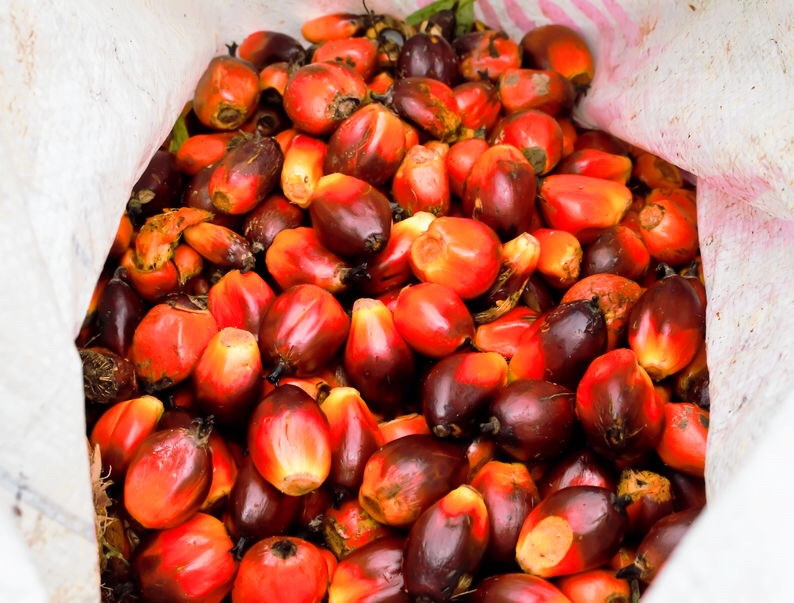
#> input picture PYTHON CODE/scripts/full_image/sawit3.png, 794 x 603 px; its folder holds only this picture in this run
$ python counting_fruit.py --image sawit3.png --raw sawit4.png
#> lines starting #> are read from the running program, lines starting #| are printed output that depends on the picture; after the words box and inside, x2 and y2 are one past the last pixel; in counts of white or black regions, pixels touching at a corner belong together
#!/usr/bin/env python3

# Title: Segmentation of Oil Palm Loose Fruit using Colorspace Technique
# Description: Using different type of colorspace -- RGB and HSV -- to segmenting the loose fruit -- masking
# Author: Universiti Putra Malaysia (FYP)

# import useful library
import numpy as np
import argparse
import cv2

import imutils
from skimage import measure
from imutils import contours

import os

count = 0

# parsing the arguments
ap = argparse.ArgumentParser()
ap.add_argument("-i", "--image", required=True, help="Path to the image")
ap.add_argument("-r", "--raw", required=True, help="Path to save the image")
# ap.add_argument("-r", "--radius", type=int, required=True, help="Radius of Gaussian blur; must be odd")
args = vars(ap.parse_args())

# STEP 1: ================== Load an Image ==================
# read an image
image = cv2.imread(args["image"])
#> image is the input picture: shape (603, 794, 3); mean B, G, R 96.4, 114.4, 185.9

# STEP 1a: ================== Copy Original ==================
image_orig = image.copy()

# STEP 2: ================== ColorSpace ==================
# convert image to hsv
hsv = cv2.cvtColor(image, cv2.COLOR_BGR2HSV)
#> hsv: shape (603, 794, 3); mean H, S, V 36.9, 143.4, 186

# STEP 3: ================== Masking ==================
# Range for lower red
lower_red = np.array([0,120,70])
upper_red = np.array([10,255,255])

# mask1 = cv2.inRange(blurred, lower_red, upper_red)
mask1 = cv2.inRange(hsv, lower_red, upper_red)
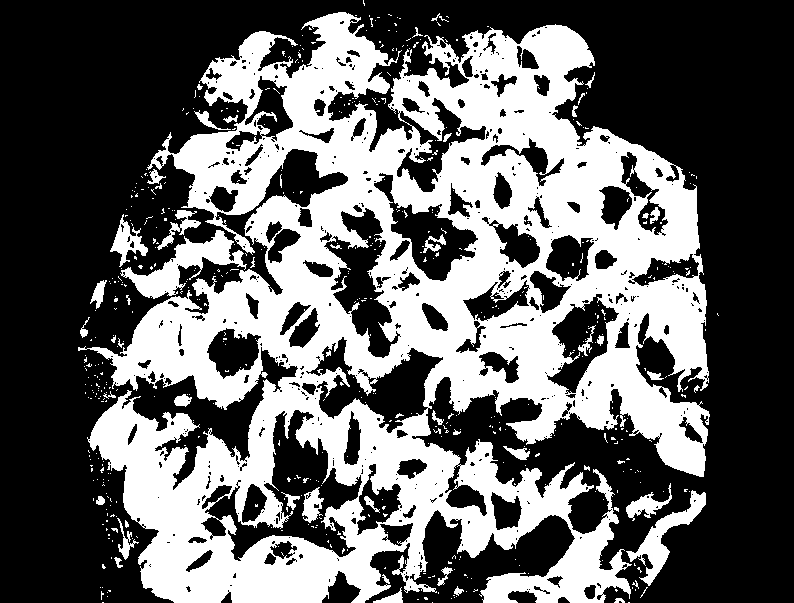
#> mask1: shape (603, 794); 39.2% white; 547 white regions (493 under 20 px), largest, box (x1, y1, x2, y2) and area: (78, 12, 710, 603) 176230, (120, 230, 247, 299) 2799, (626, 490, 706, 586) 1816

# Range for upper range
lower_red = np.array([170,120,70])
upper_red = np.array([180,255,255])

# mask2 = cv2.inRange(blurred,lower_red, upper_red)
mask2 = cv2.inRange(hsv,lower_red, upper_red)
#> mask2: shape (603, 794); 1.8% white in thin lines or dots, all inside (x1, y1, x2, y2) = (79, 25, 706, 603)

# Generating the final mask to detect red color
mask = mask1 + mask2
#> mask: shape (603, 794); 41.1% white; 468 white regions (428 under 20 px), largest, box (x1, y1, x2, y2) and area: (78, 12, 710, 603) 185693, (120, 230, 247, 299) 2818, (626, 482, 706, 586) 1893
cv2.imshow("final mask", mask)

mask = cv2.erode(mask, None, iterations=1)
#> mask: shape (603, 794); 34.1% white; 122 white regions (89 under 20 px), largest, box (x1, y1, x2, y2) and area: (91, 13, 708, 603) 156030, (126, 231, 232, 298) 2118, (629, 485, 705, 584) 1397
mask = cv2.dilate(mask, None, iterations=1)
#> mask: shape (603, 794); 39.8% white; 80 white regions (35 under 20 px), largest, box (x1, y1, x2, y2) and area: (90, 12, 709, 603) 180501, (125, 230, 233, 299) 2552, (628, 484, 706, 585) 1839
cv2.imshow("after filtering",mask)

#Segmenting the cloth out of the frame using bitwise and with the inverted mask
res1 = cv2.bitwise_and(image, image, mask=mask)
cv2.imshow("res",res1)

# STEP 4: ================== Counting and Labelling ==================
# perform labelling
labels = measure.label(mask, neighbors=8, background=0)
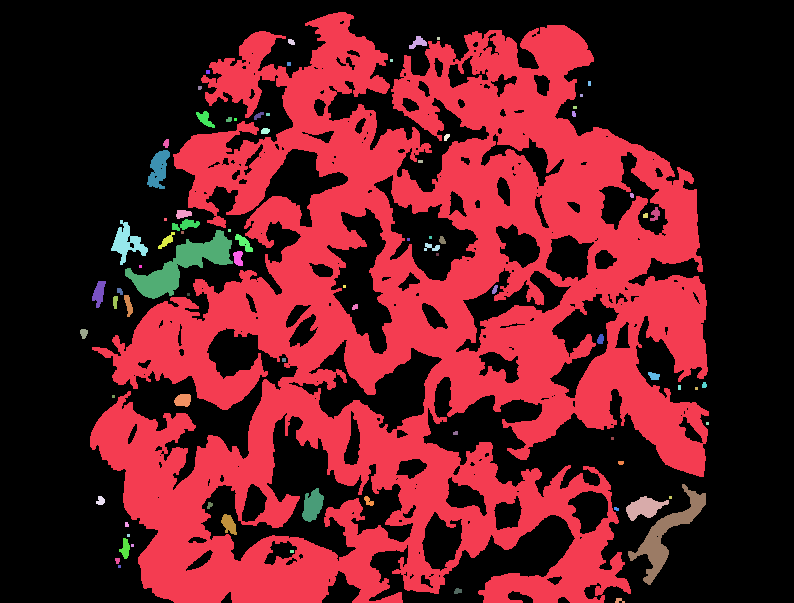
#> labels: shape (603, 794) int64; 81 distinct labels, from 0 to 80; one colour per label, 0 black
mask = np.zeros(mask.shape, dtype="uint8")

for label in np.unique(labels):
	# if this is the background label, ignore it
	if label == 0:
		continue
	# otherwise, construct the label mask and count the
	# number of pixels
	labelMask = np.zeros(mask.shape, dtype="uint8")
	labelMask[labels == label] = 255
	numPixels = cv2.countNonZero(labelMask)

	# if the number of pixels in the component is sufficiently

	# large, then add it to our mask of "large blobs"
	if numPixels > 185:
		mask = cv2.add(mask, labelMask)
#> this loop made 81 passes
#> numPixels on passes 2 to 13: 180501, 120, 9, 33, 9, 16, 16, 15, 15, 9, 12, 155
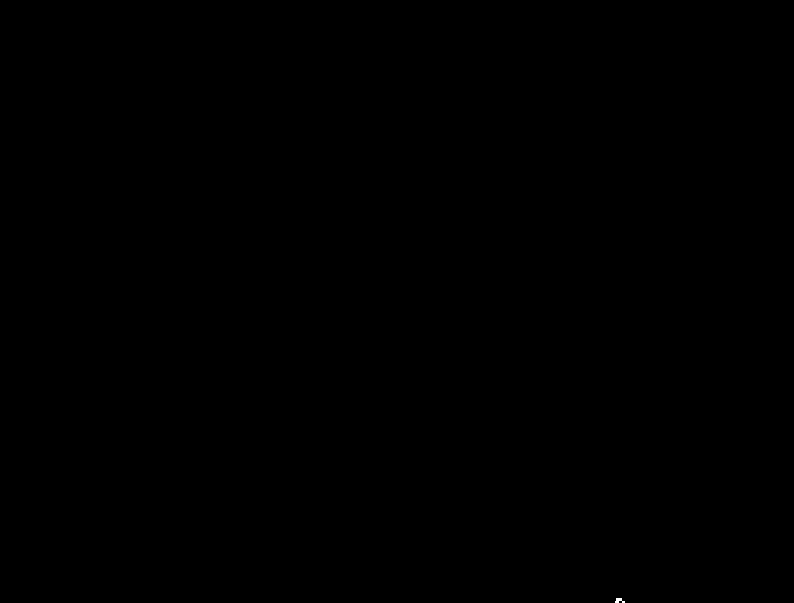
#> labelMask: shape (603, 794); 0.01% white; 1 white region, box (x1, y1, x2, y2) and area: (615, 598, 625, 603) 32
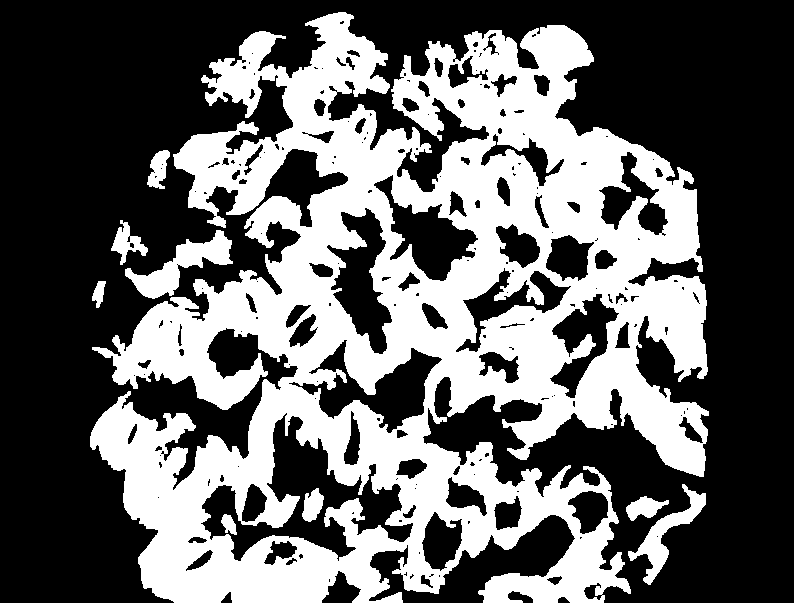
#> mask: shape (603, 794); 39.2% white; 9 white regions
    # find the contours in the mask, then sort them from left to
# right
cnts = cv2.findContours(mask.copy(), cv2.RETR_EXTERNAL,
	cv2.CHAIN_APPROX_SIMPLE)
#> cnts = 7 contours; box (x1, y1, x2, y2) and area: (90, 12, 709, 603) 225840, (125, 230, 233, 299) 2390, (628, 484, 706, 585) 1688, (111, 220, 148, 265) 615, (626, 496, 669, 521) 530, (147, 150, 170, 189) 492, (92, 281, 106, 308) 188
cnts = imutils.grab_contours(cnts)
cnts = contours.sort_contours(cnts)[0]

print("I count {} fruits (maybe not!) in this image".format(len(cnts)))
#| I count 7 fruits (maybe not!) in this image

# STEP 5: ================== Display ==================
# loop over the contours
for (i, c) in enumerate(cnts):
    # draw the bright spot on the image
    (x, y, w, h) = cv2.boundingRect(c)
    ((cX, cY), radius) = cv2.minEnclosingCircle(c)

    print(x, y, w, h, image.shape[1], image.shape[0])

    fruit = image_orig[y:y + h, x:x + w]
    fruit = imutils.resize(fruit, width=50, inter=3)

    cv2.imshow("Fruit", fruit)

    dirPath = os.path.sep.join([args["raw"]])
    if not os.path.exists(dirPath):
        os.makedirs(dirPath)

    p = os.path.sep.join([dirPath, "{}.png".format(str(count).zfill(6))])
    cv2.imwrite(p, fruit)

    count+=1

    cv2.circle(image, (int(cX), int(cY)), int(radius), (255, 255, 255), 2)
    cv2.putText(image, "#{}".format(i + 1), (x, y - 15), cv2.FONT_HERSHEY_SIMPLEX, 0.45, (255, 255, 255), 2)

    cv2.imshow("HSV Masking", np.hstack([image, res1]))
    cv2.waitKey(0)
#> this loop made 7 passes
#> (x, y, w, h, cX, cY, radius) on passes 1 to 7: (90, 12, 619, 591, 389.6, 333, 354.1), (92, 281, 14, 27, 100.5, 294, 13.76), (111, 220, 37, 45, 126.2, 242, 22.86), (125, 230, 108, 69, 178, 257.5, 55.81), (147, 150, 23, 39, 159, 168.5, 20.15), (626, 496, 43, 25, 647, 505.5, 21.71), (628, 484, 78, 101, 673.8, 536.8, 53.78)
#| 90 12 619 591 794 603
#| 92 281 14 27 794 603
#| 111 220 37 45 794 603
#| 125 230 108 69 794 603
#| 147 150 23 39 794 603
#| 626 496 43 25 794 603
#| 628 484 78 101 794 603
#> pass 1, `fruit = imutils.resize(fruit, width=50, inter=3)`:
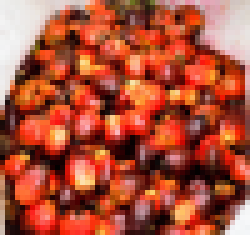
#> fruit: shape (47, 50, 3) (shown 5 times larger); mean B, G, R 57.2, 80.3, 171.5
#> pass 1, `cv2.imshow("HSV Masking", np.hstack([image, res1]))`:
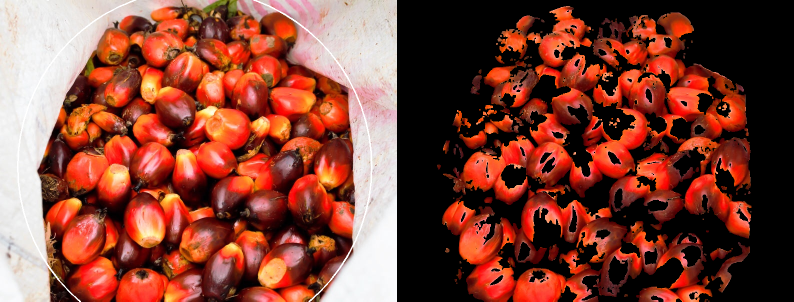
#> window 'HSV Masking': shape (603, 1588, 3) (shown at 1/2 size); mean B, G, R 54.1, 68.1, 129.9
#> after the loop:
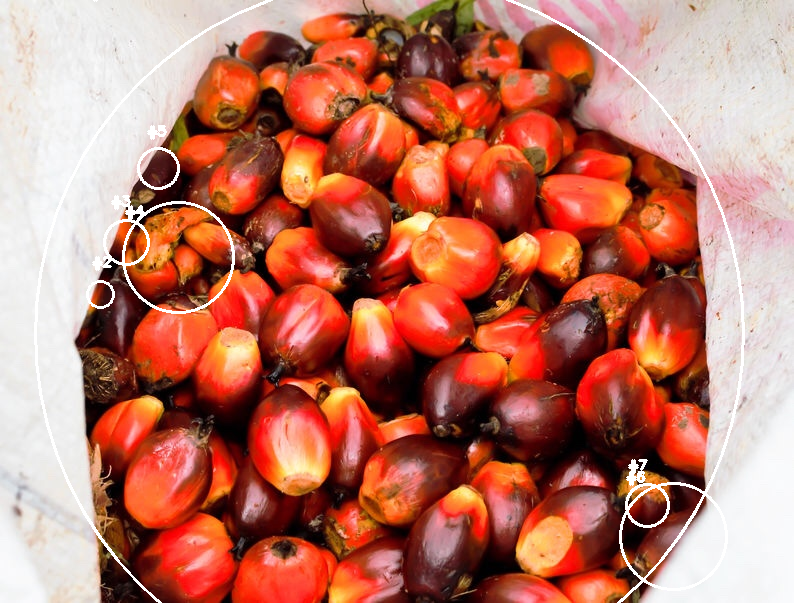
#> image: shape (603, 794, 3); 1.83% of pixels changed, all inside (x1, y1, x2, y2) = (34, 0, 745, 603)
#> after the loop, count = 7

$ run again, on PYTHON CODE/scripts/full_image/sawit4.png
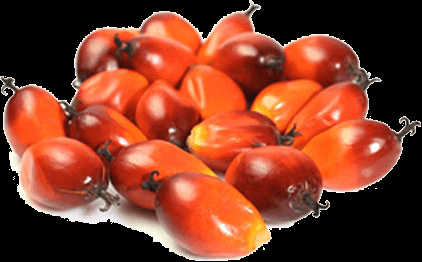
#> input picture PYTHON CODE/scripts/full_image/sawit4.png, 422 x 262 px
#> image is the input picture: shape (262, 422, 3); mean B, G, R 39.9, 60.2, 129.1
#> hsv: shape (262, 422, 3); mean H, S, V 5.5, 109.9, 129.1
#> mask1: shape (262, 422); 46.8% white; 80 white regions (78 under 20 px), largest, box (x1, y1, x2, y2) and area: (7, 14, 399, 256) 51569, (23, 160, 29, 184) 85
#> mask2: shape (262, 422); every value is 0
#> `labels = measure.label(mask, neighbors=8, background=0)`:
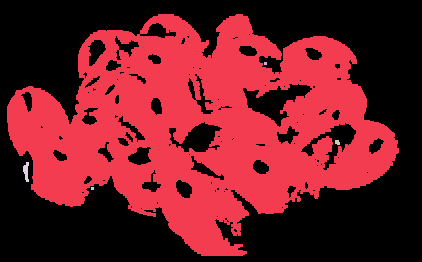
#> labels: shape (262, 422) int64; 6 distinct labels, from 0 to 5; one colour per label, 0 black
#> the loop `for label in np.unique(labels):` made 6 passes
#> numPixels on passes 2 to 6: 50691, 9, 21, 77, 9
#> cnts = 1 contour; box (x1, y1, x2, y2) and area: (7, 14, 399, 256) 57092
#| I count 1 fruits (maybe not!) in this image
#> the loop `for (i, c) in enumerate(cnts):` made 1 pass
#> (x, y, w, h, cX, cY, radius, count) on pass 1: (7, 14, 392, 242, 202.5, 129, 196.8, 1)
#> (printed output is left out)
#> after the loop `for (i, c) in enumerate(cnts):`:
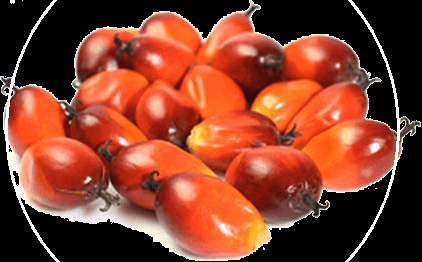
#> image: shape (262, 422, 3); 1.57% of pixels changed, all inside (x1, y1, x2, y2) = (5, 0, 400, 262)
#> after the loop `for (i, c) in enumerate(cnts):`: count = 1
